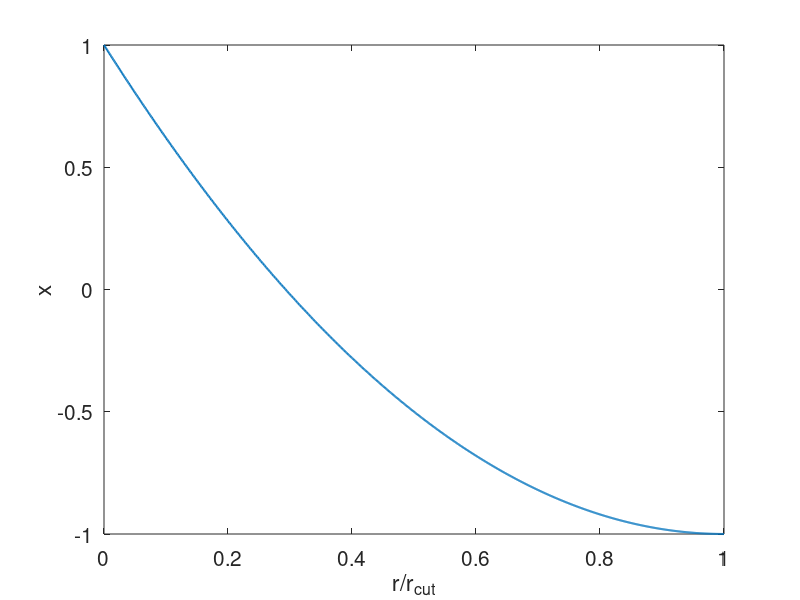
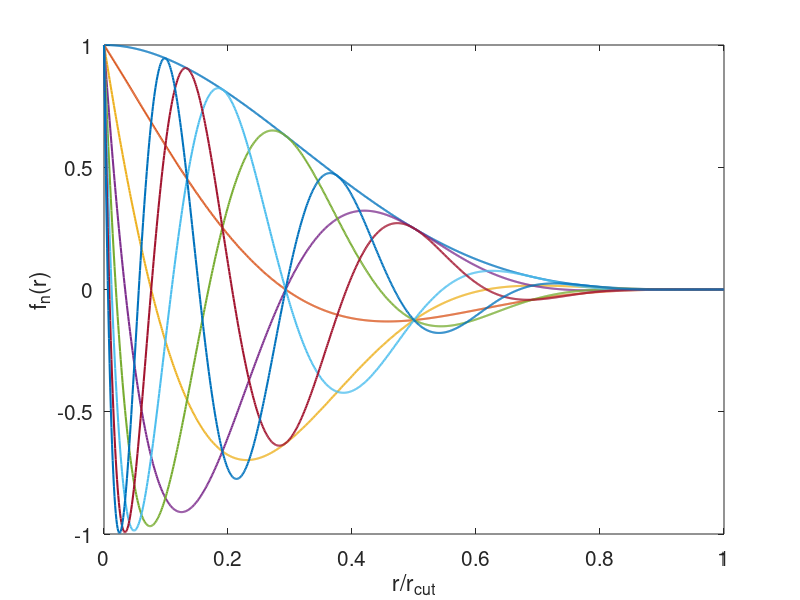

Write the MATLAB code that produced these figures, in order.
clear; close all;
n_max = 8;
r = 0 : 0.001 : 1;
x = 2 * (r-1).^2 - 1;
f_poly1=1+2*r.^3-3.*r.^2;
f_poly2=f_poly1.^2;

f = zeros(n_max, length(x));
f(1,:) = 1;
f(2,:) = x;
for n = 3 : n_max
    f(n,:) = 2 * x .* f(n-1,:) - f(n-2,:);
end
for n = 1 : n_max
    f(n,:) = f(n,:) .* f_poly2;
end

figure;
plot(r,x,'-','linewidth',1.5);
xlabel('r/r_{cut}');
ylabel('x');
set(gca,'fontsize',15);

figure;
plot(r,f,'-','linewidth',1.5);hold on;
xlabel('r/r_{cut}');
ylabel('f_n(r)');
set(gca,'fontsize',15);
